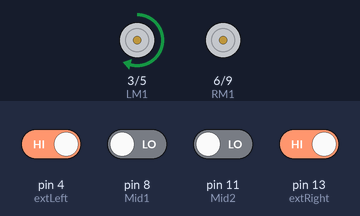
Recording of a sketch running on a simulated Arduino Uno, built with avr-gcc and run on an emulated ATmega328P. Shown: motor-driver pin pairs drawn as motors (green arrow = first pin HIGH = forward, orange = second pin HIGH = backward, longer = more drive). Inputs (shaded band) come from the test bench; at power-on: pin 4 (extLeft), pin 13 (extRight) HIGH, pin 8 (Mid1), pin 11 (Mid2) LOW.

Above: at 2.8 s.
2.9 s: pin 4 (extLeft) driven LOW and pin 13 (extRight) driven LOW
At 3.8 s:
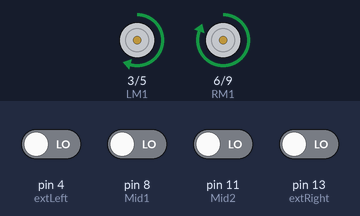
4.5 s: pin 4 (extLeft) driven HIGH
At 5.4 s:
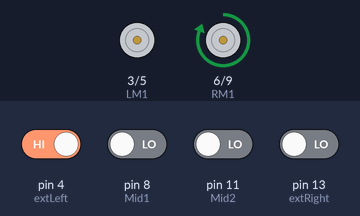
6.5 s: pin 13 (extRight) driven HIGH
At 12.7 s:
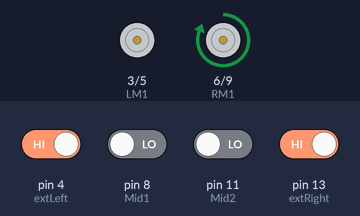
12.9 s: pin 13 (extRight) driven LOW
At 13.8 s:
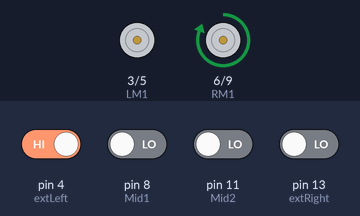
Timing chart, 0 to 15.4 s (numbered marks = the images above; inputs shaded):
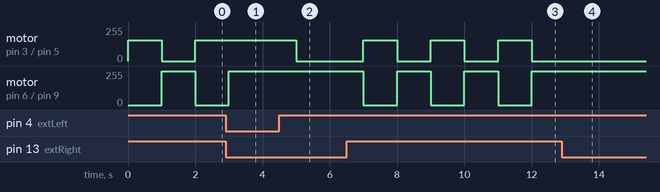

The sketch:

line_follower.ino
```cpp
#define extLeft 4
#define Mid1 8
#define Mid2 11
#define extRight 13
#define extrsensor 2
#define RM2 9
#define RM1 6
#define LM2 5
#define LM1 3

void setup(){
  pinMode(extLeft,INPUT);
  pinMode(Mid1,INPUT);
  pinMode(Mid2,INPUT);
  pinMode(extRight,INPUT);
  pinMode(LM1,OUTPUT);
  pinMode(LM2,OUTPUT);
  pinMode(RM1,OUTPUT);
  pinMode(RM2,OUTPUT);
  }
  void loop(){
 /*line forward */
 if(!digitalRead(extRight) && !digitalRead(extLeft)){
 if(digitalRead(Mid1) && digitalRead(Mid2)){
  analogWrite(LM1,155);
  analogWrite(LM2,0);
  analogWrite(RM1,165);
  analogWrite(RM2,0);
  delay(1000);
  }
  else if(!digitalRead(Mid1) && !digitalRead(Mid2)){
     analogWrite(LM1,155);
  analogWrite(LM2,0);
  analogWrite(RM1,255);
  analogWrite(RM2,0);
  delay(1000);
    }
  }
/*Move right*/
if(digitalRead(extRight)){
  analogWrite(LM1,155);
  analogWrite(LM2,0);
  analogWrite(RM1,0);
  analogWrite(RM2,0);
  delay(1000);

  }
  /*Move left*/
  if(digitalRead(extLeft)){
    analogWrite(LM1,0);
    analogWrite(LM2,0);
    analogWrite(RM1,255);
    analogWrite(RM2,0);
    delay(1000);
   }
if(digitalRead(Mid1) && digitalRead(Mid2))
   {
    if(digitalRead(extRight) && digitalRead(extLeft)){
    if(!digitalRead(extrsensor)){
      analogWrite(LM1,155);
      analogWrite(LM2,0);
      analogWrite(RM1,255);
      analogWrite(RM2,0);
      delay(1000);
      }
      else if(digitalRead(extrsensor)){
        analogWrite(LM1,0);
      analogWrite(LM2,0);
      analogWrite(RM1,0);
      analogWrite(RM2,0);
        delay(1000);
        }
    }

    }

    }
```

Measured:
- after the input at 2.9 s, motor on pin 3 (LM1) / pin 5 (LM2): stays forward 155/255 (without the input it goes to stopped after 0.10 s); motor on pin 6 (RM1) / pin 9 (RM2): goes on until 3.0 s, then stays forward 255/255
- after the input at 4.5 s, motor on pin 3 (LM1) / pin 5 (LM2): forward 155/255 → stopped after 0.50 s
- after the input at 6.5 s, motor on pin 3 (LM1) / pin 5 (LM2): alternates forward 155/255 for 1.0 s and stopped for 1.0 s, starting after 0.50 s; motor on pin 6 (RM1) / pin 9 (RM2): alternates forward 255/255 for 1.0 s and stopped for 1.0 s, starting after 0.50 s
- after the input at 12.9 s, motor on pin 3 (LM1) / pin 5 (LM2): stays stopped (without the input it goes to forward 155/255 after 0.10 s); motor on pin 6 (RM1) / pin 9 (RM2): stays forward 255/255 (without the input it goes to stopped after 0.10 s)
